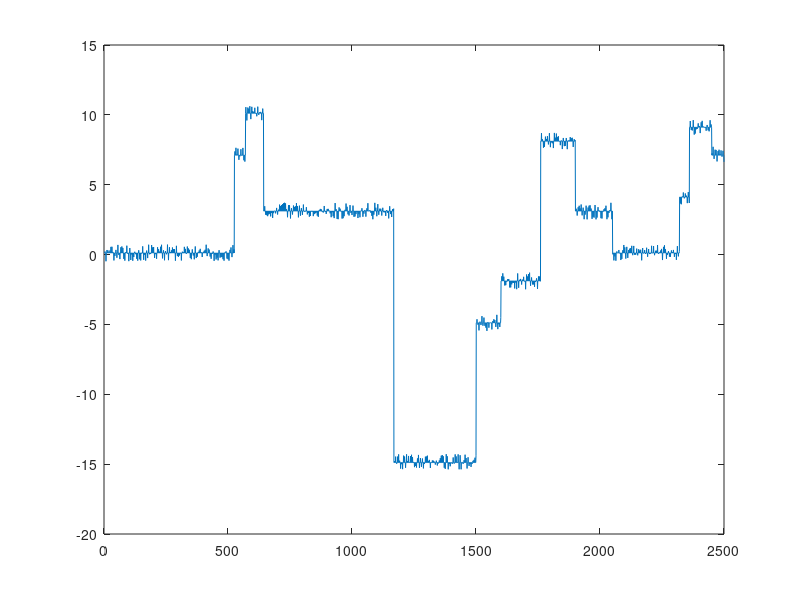

Write the MATLAB code that produced this figure. (Note: this script raises an error after producing the figure.)


clc; clear all; close all;

% stock = 'PG';
% 
% sFFT = SignalGenerator(stock, 2502, 2500);
% [sig, sigHL, sigH, sigL] = sFFT.getSignal('ac');




P = [200] %200 60 45 91];
A = [1]% 2 2 0.2 .4];
ph = [0.0]% 2 0.4 2.3 0 1]
RANSTEP = 1;

t = 0 : 2499;

x1 = 0;

for i = 1:length(A)
    x1 = x1 + A(i)*cos(2*pi*1/P(i)*t + ph(i));
end

x1 = 1;
stepper = zeros(length(t),1);

sSizee = [1975, 1930, 1857, 1332, 1000,900, 740, 600, 450, 180, 140, 50];
sAmp =  [7, 10, 3, -15, -5, -2, 8 ,3, 0, 4, 9, 7];

for i = 1:length(sSizee)
    stepper(end-(sSizee(i)-1):end) = sAmp(i)*ones(sSizee(i),1);
    
end

rander = zeros(length(t),1);

for i = 1:length(rander)
    
    if mod(i,4) == 0
        rander(i) = (-0.5+rand(1,1))*1.2;
    end
end

if RANSTEP == 1
    x1 = x1+stepper'+rander';
end


sig = x1' ;
sig = sig-mean(sig)


plot(sig)



filtH = 0.0065
filtL = 0.0110



sigH = getFiltered(sig, filtH, 'high');
sigL = getFiltered(sig, filtL, 'low');
sigHL = getFiltered(sigH, filtL, 'low');


hold on;
plot(sigHL,'r')


% plot(sig)
% 
% figure()
% 
% sample = sigHL';
% 
% fs = 1;
% x1 = sample;
% ss = length(x1);
% x1 = x1.*hanning(length(x1))';
% x1 = [x1 zeros(1, 20000)];
% angles = angle(fft(x1));
% X1 = abs(fft(x1));
% X1 = X1(1:ceil(length(X1)/2));
% X1 = X1/(ss/4);
% Xt = 0:length(X1)-1;
% P = fs./ (Xt*(fs/length(x1)));
% [pkt It] = findpeaks(X1);
% 
% 
% plot(P,X1)
% 
% 
% sum(X1)
